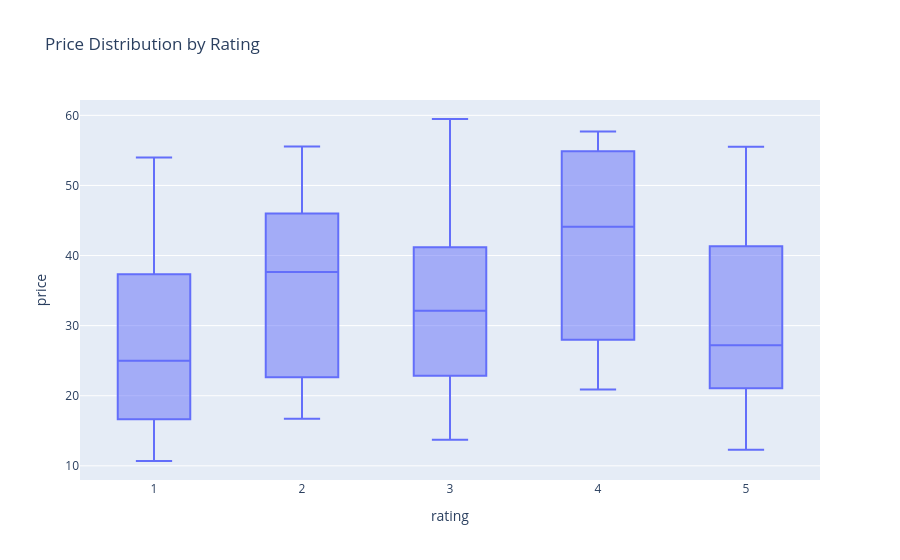

This figure's notebook cell:
### Code cell
fig = px.box(
    df,
    x = "rating",
    y = "price",
    title = "Price Distribution by Rating"
)

fig.show()

### Figure 1 — Plotly figure (JSON) as saved in the notebook; plotly's stock layout.template omitted (floating-point values rounded to 4 significant figures)
{"data": [{"alignmentgroup": "True", "hovertemplate": "rating=%{x}<br>price=%{y}<extra></extra>", "legendgroup": "", "marker": {"color": "#636efa"}, "name": "", "notched": false, "offsetgroup": "", "orientation": "v", "showlegend": false, "type": "box", "x": [2, 4, 3, 2, 3, 2, 1, 4, 1, 3, 5, 4, 1, 4, 1, 4, 2, 1, 1, 5, 2, 3, 4, 3, 1, 3, 2, 3, 5, 5, 4, 4, 2, 5, 3, 1, 3, 2, 4, 5, 3, 3, 1, 1, 3, 5, 1, 5, 4, 3, 2, 4, 2, 3, 1, 4, 5, 1, 5, 5, 2, 1, 2, 5, 5, 3, 3, 4, 5], "x0": " ", "xaxis": "x", "y": [45.17, 49.43, 48.87, 36.94, 37.33, 44.34, 30.54, 56.88, 23.21, 38.95, 26.08, 47.82, 19.63, 56.5, 16.64, 44.1, 54.21, 13.92, 10.69, 48.35, 16.73, 26.8, 54.36, 35.28, 11.84, 59.48, 27.26, 13.71, 25.37, 52.3, 20.89, 24.8, 38.38, 23.05, 43.45, 19.21, 25.4, 24.72, 57.7, 12.29, 15.85, 20.3, 53.98, 53.74, 29.69, 55.53, 36.95, 30.25, 28.08, 45.84, 20.55, 39.01, 17.28, 16.62, 37.34, 32.97, 28.32, 26.77, 21.07, 35.66, 55.55, 49.53, 46.83, 20.79, 41.32, 34.56, 25.83, 27.7, 16.97], "y0": " ", "yaxis": "y"}], "layout": {"boxmode": "group", "legend": {"tracegroupgap": 0}, "title": {"text": "Price Distribution by Rating"}, "xaxis": {"anchor": "y", "domain": [0, 1], "title": {"text": "rating"}}, "yaxis": {"anchor": "x", "domain": [0, 1], "title": {"text": "price"}}}}
